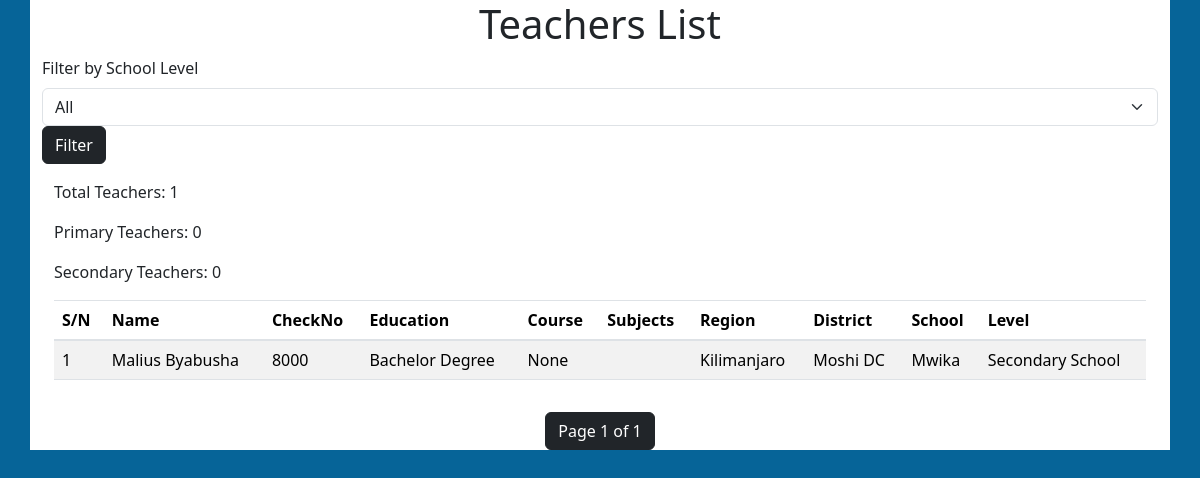
Page /user/teachers/ on the earlier database version.
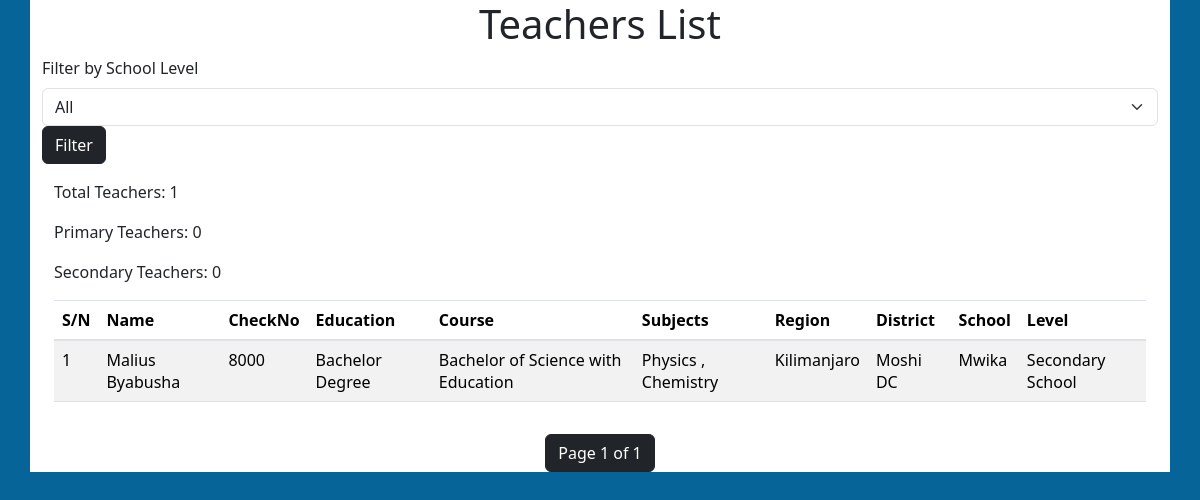
Same page on the later database version.
### userApp/models.py (models this page shows, shortened)
class Teacher(models.Model):
    user = models.OneToOneField(CustomUser, on_delete=models.CASCADE)
    education_level = models.ForeignKey(EducationLevel, on_delete=models.CASCADE)
    course = models.ForeignKey(Course, on_delete=models.CASCADE, null=True)
    grade = models.ForeignKey(WorkerGrade, on_delete=models.CASCADE, null=True)
    subjects_taught = models.ManyToManyField(Subject, blank=True)
    region = models.ForeignKey(Region, on_delete=models.CASCADE, null=True)
    district = models.ForeignKey(District, on_delete=models.CASCADE, null=True)
    school_level = models.ForeignKey(SchoolLevel, on_delete=models.CASCADE)
    school = models.ForeignKey(School, on_delete=models.CASCADE, null=True, blank=True)

class CustomUser(AbstractUser):
    fname = models.CharField(max_length=100)
    mname = models.CharField(max_length=100)
    lname = models.CharField(max_length=100)
    gender = models.ForeignKey(Gender,on_delete=models.CASCADE,null=True)
    username = models.CharField(max_length=100, unique=True)
    email = models.EmailField(unique=True, )
    phone = models.CharField(max_length=100)
    birthdate = models.DateTimeField(null=True)
    nin = models.CharField(max_length=20, null=True, blank=True,
    validators=[
        MaxLengthValidator(limit_value=20),
        MinLengthValidator(limit_value=20),
    ])
    image = models.ImageField(max_length=255, upload_to='images/', null=True, blank=True)
    position = models.ForeignKey(Position,on_delete=models.CASCADE, null=True)
    is_teacher = models.BooleanField(default=False)
    is_education_officer = models.BooleanField(default=False)
    is_ded = models.BooleanField(default=False)
    is_tamisemi = models.BooleanField(default=False)
    is_utumishi = models.BooleanField(default=False)
    password = models.CharField(max_length=180, null=True, blank=True)  # You should hash and salt passwords
    created_at = models.DateTimeField(auto_now_add=True)
    retirement = models.DateTimeField(null=True)
    updated_at = models.DateTimeField(auto_now=True)
    groups = models.ManyToManyField(Group, related_name='custom_user_groups')
    user_permissions = models.ManyToManyField(Permission, related_name='custom_user_permissions')

class EducationLevel(models.Model):
    name = models.CharField(max_length=100)
    def __str__(self):
        return self.name

class Course(models.Model):
    name = models.CharField(max_length=100)
    coursecode=models.IntegerField( unique=True,null=True)
    def __str__(self):
        return self.name

class Subject(models.Model):
    name = models.CharField(max_length=100)
    subjectcode=models.IntegerField( unique=True,null=True)

### locationApp/models.py (models this page shows, shortened)
class Region(models.Model):
    name = models.CharField(max_length=100, unique=True)

class District(models.Model):
    name = models.CharField(max_length=100)
    votecode = models.CharField(max_length=20, unique=True)
    region = models.ForeignKey(Region, on_delete=models.CASCADE)

class School(models.Model):
    registration = models.IntegerField( default = 1000, null=True, blank=True)
    name = models.CharField(max_length=200)
    district = models.ForeignKey(District, on_delete=models.CASCADE)
    region = models.ForeignKey(Region, on_delete=models.CASCADE)
    School_level = models.ForeignKey(SchoolLevel, on_delete=models.CASCADE)

class SchoolLevel(models.Model):
    levelName = models.CharField(max_length=100,null=True)
    subvote = models.IntegerField(null=True)

### userApp/views.py (the view)
# urls.py: path('teachers/', Teachers_list, name='teachers'),
def Teachers_list(request):
    selected_school_level = request.GET.get('school_level')
    all_school_levels = SchoolLevel.objects.all()
    if selected_school_level:
        teachers = Teacher.objects.filter(school_level__levelName=selected_school_level)
    else:
        teachers = Teacher.objects.all()
    total_teachers_count = Teacher.objects.count()
    primary_teachers_count = Teacher.objects.filter(school_level__levelName='Primary').count()
    secondary_teachers_count = Teacher.objects.filter(school_level__levelName='Secondary').count()
    page = request.GET.get('page', 1)
    paginator = Paginator(teachers, 10)  # Show 10 teachers per page
    try:
        teachers = paginator.page(page)
    except PageNotAnInteger:
       teachers = paginator.page(1)
    except EmptyPage:
       teachers = paginator.page(paginator.num_pages)
    return render(request, 'userApp/teacherlist.html', {
        'teachers': teachers,
        'all_school_levels': all_school_levels,
        'selected_school_level': selected_school_level,
        'total_teachers_count': total_teachers_count,
        'primary_teachers_count': primary_teachers_count,
        'secondary_teachers_count': secondary_teachers_count,
    })

### userApp/templates/userApp/teacherlist.html (shortened to what this page needs)
{% extends "coreApp/base.html" %}
{% load static %}
{% block content %}
<body>
    <div class="container bg-white">
        <h1 class="text-center">Teachers List</h1>
        <form method="get" action="{% url 'userApp:teachers' %}" class="mb-3">
            <label for="school_level" class="form-label">Filter by School Level</label>
            <select name="school_level" id="school_level" class="form-select">
                <option value="">All</option>
            </select>
            <button class="btn btn-dark" type="submit">Filter</button>
        </form>
        <div class="container mt-3">
            <div class="mb-3">
                <p>Total Teachers: {{ total_teachers_count }}</p>
                <p>Primary Teachers: {{ primary_teachers_count }}</p>
                <p>Secondary Teachers: {{ secondary_teachers_count }}</p>
            </div>
            <div class="table-responsive">
                <table class="table table-striped">
                    <thead>
                        <tr>
                            <th>S/N</th>
                            <th>Name</th>
                            <th>CheckNo</th>
                            <th>Education</th>
                            <th>Course</th>
                            <th>Subjects</th>
                            <th>Region</th>
                            <th>District</th>
                            <th>School</th>
                            <th>Level</th>
                        </tr>
                    </thead>
                    <tbody>
                        {% for teacher in teachers %}
                            <tr>
                                <td>{{ teacher.id }}</td>
                                <td>{{ teacher.user.fname }} {{ teacher.user.lname }}</td>
                                <td>{{ teacher.user.username }}</td>
                                <td>{{ teacher.education_level }}</td>
                                <td>{{ teacher.course }}</td>
                                <td>
                                    {% for subject in teacher.subjects_taught.all %}
                                        {{ subject.name }}
                                        {% if not forloop.last %}, {% endif %}
                                    {% endfor %}
                                </td>
                                <td>{{ teacher.region.name }}</td>
                                <td>{{ teacher.district.name }}</td>
                                <td>{{ teacher.school.name }}</td>
                                <td>{{ teacher.school_level.levelName }}</td>
                            </tr>
                        {% endfor %}
                    </tbody>
                </table>
            </div>
        </div>
        <div class="pagination d-flex justify-content-center mt-3">
            <span class="step-links">
                <span  class=" current btn btn-dark type=button">
                    Page {{ teachers.number }} of {{ teachers.paginator.num_pages }}
                </span>
            </span>
        </div>
    </div>
</body>
{% endblock %}

Differences in the rows shown:
changed Teacher "Malius": gains Subject (name "Physics"); gains Subject (name "Chemistry"); course "None" → "Bachelor of Science with Education"
